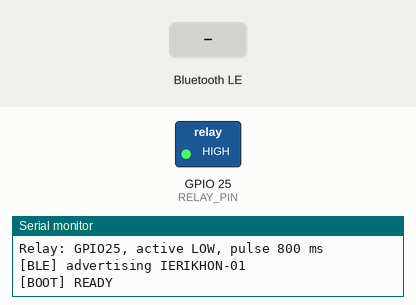
The sketch below on a simulated ESP32. On the bench: switched loads named in the sketch (green lamp = pin HIGH), the last lines printed to the serial monitor. The inputs (shaded band) are chosen by the test bench. Nothing arrives over Bluetooth unless stated; a phone connects over Bluetooth LE 3 s after start.

Above: at 1.3 s.
1.4 s: Bluetooth LE write "PING" received
2.9 s: Bluetooth LE write "STATUS" received
4.4 s: Bluetooth LE write "ARM" received
5.9 s: Bluetooth LE write "START" received
At 6.5 s:
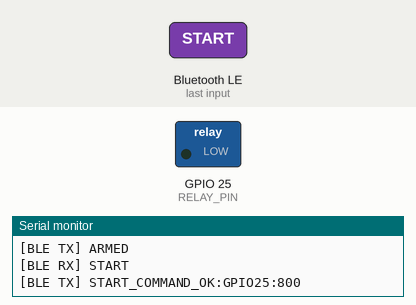
Timing chart, 0 to 8.9 s (numbered marks = the images above; inputs shaded):
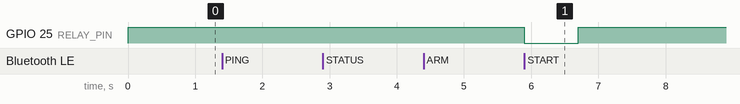

The sketch:

IERIKHON_v1.5.0.ino
```cpp
#include <Arduino.h>
#include <BLEDevice.h>
#include <BLEServer.h>
#include <BLEUtils.h>
#include <BLE2902.h>

static const char* FW_VERSION = "1.5.0";
static const char* DEVICE_NAME = "IERIKHON-01";
static const char* SERVICE_UUID = "6f4f0001-8f3a-4d7a-9c12-4a494552494b";
static const char* COMMAND_UUID = "6f4f0002-8f3a-4d7a-9c12-4a494552494b";

static const uint8_t RELAY_PIN = 25;
static const uint8_t RELAY_ON = LOW;
static const uint8_t RELAY_OFF = HIGH;

static const uint32_t ARM_WINDOW_MS = 15000;
static const uint32_t RELAY_PULSE_MS = 800;

BLEServer* bleServer = nullptr;
BLECharacteristic* commandCharacteristic = nullptr;

volatile bool clientConnected = false;
bool armed = false;
bool relayActive = false;
uint32_t armedUntil = 0;
uint32_t relayOffAt = 0;

static bool deadlineReached(uint32_t now, uint32_t deadline) {
  return (int32_t)(now - deadline) >= 0;
}

static void relaySafeOff() {
  digitalWrite(RELAY_PIN, RELAY_OFF);
  relayActive = false;
}

static void reply(const String& text) {
  Serial.print("[BLE TX] ");
  Serial.println(text);
  if (!commandCharacteristic) return;
  commandCharacteristic->setValue(text.c_str());
  if (clientConnected) commandCharacteristic->notify();
}

static void resetSafetyState(bool notifyClient) {
  armed = false;
  armedUntil = 0;
  relaySafeOff();
  if (notifyClient) reply("DISARMED");
}

static void startAdvertising() {
  BLEAdvertising* advertising = BLEDevice::getAdvertising();
  advertising->stop();

  BLEAdvertisementData adv;
  adv.setFlags(0x06);
  adv.setCompleteServices(BLEUUID(SERVICE_UUID));
  advertising->setAdvertisementData(adv);

  BLEAdvertisementData scanResponse;
  scanResponse.setName(DEVICE_NAME);
  advertising->setScanResponseData(scanResponse);

  advertising->setMinPreferred(0x06);
  advertising->setMaxPreferred(0x12);
  advertising->start();

  Serial.println("[BLE] advertising IERIKHON-01");
}

class ServerCallbacks final : public BLEServerCallbacks {
  void onConnect(BLEServer* server) override {
    (void)server;
    clientConnected = true;
    Serial.println("[BLE] client connected");
  }

  void onDisconnect(BLEServer* server) override {
    (void)server;
    clientConnected = false;
    resetSafetyState(false);
    Serial.println("[BLE] client disconnected -> SAFE");
    delay(100);
    startAdvertising();
  }
};

class CommandCallbacks final : public BLECharacteristicCallbacks {
  void onWrite(BLECharacteristic* characteristic) override {
    String cmd(characteristic->getValue().c_str());
    cmd.trim();
    cmd.toUpperCase();

    Serial.print("[BLE RX] ");
    Serial.println(cmd);

    if (cmd == "PING") {
      reply(String("PONG:IERIKHON:") + FW_VERSION);
      return;
    }

    if (cmd == "STATUS") {
      uint32_t now = millis();
      if (armed && deadlineReached(now, armedUntil)) armed = false;

      if (armed) {
        uint32_t leftMs = armedUntil - now;
        reply("STATUS:ARMED:" + String((leftMs + 999) / 1000));
      } else {
        reply("STATUS:SAFE");
      }
      return;
    }

    if (cmd == "ARM") {
      if (relayActive) {
        reply("DENIED:RELAY_BUSY");
        return;
      }
      armed = true;
      armedUntil = millis() + ARM_WINDOW_MS;
      reply("ARMED");
      return;
    }

    if (cmd == "START") {
      uint32_t now = millis();

      if (relayActive) {
        reply("DENIED:RELAY_BUSY");
        return;
      }

      if (!armed) {
        reply("DENIED:NOT_ARMED");
        return;
      }

      if (deadlineReached(now, armedUntil)) {
        armed = false;
        reply("DENIED:ARM_TIMEOUT");
        return;
      }

      armed = false;
      digitalWrite(RELAY_PIN, RELAY_ON);
      relayActive = true;
      relayOffAt = now + RELAY_PULSE_MS;
      reply("START_COMMAND_OK:GPIO25:800");
      return;
    }

    if (cmd == "DISARM" || cmd == "STOP") {
      resetSafetyState(true);
      return;
    }

    reply("DENIED:UNKNOWN_COMMAND");
  }
};

void setup() {
  digitalWrite(RELAY_PIN, RELAY_OFF);
  pinMode(RELAY_PIN, OUTPUT);
  relaySafeOff();

  Serial.begin(115200);
  delay(150);
  Serial.println();
  Serial.println("IERIKHON firmware v1.5.0");
  Serial.println("Relay: GPIO25, active LOW, pulse 800 ms");

  BLEDevice::init(DEVICE_NAME);
  BLEDevice::setMTU(64);
  BLEDevice::setPower(ESP_PWR_LVL_P9);

  bleServer = BLEDevice::createServer();
  bleServer->setCallbacks(new ServerCallbacks());

  BLEService* service = bleServer->createService(SERVICE_UUID);
  commandCharacteristic = service->createCharacteristic(
    COMMAND_UUID,
    BLECharacteristic::PROPERTY_READ |
    BLECharacteristic::PROPERTY_WRITE |
    BLECharacteristic::PROPERTY_WRITE_NR |
    BLECharacteristic::PROPERTY_NOTIFY
  );

  commandCharacteristic->setCallbacks(new CommandCallbacks());
  commandCharacteristic->addDescriptor(new BLE2902());
  commandCharacteristic->setValue("BOOT:IERIKHON:1.5.0:GPIO25");

  service->start();
  startAdvertising();
  Serial.println("[BOOT] READY");
}

void loop() {
  uint32_t now = millis();

  if (armed && deadlineReached(now, armedUntil)) {
    armed = false;
    reply("ARM_TIMEOUT");
  }

  if (relayActive && deadlineReached(now, relayOffAt)) {
    relaySafeOff();
    reply("RELAY_OFF:GPIO25");
  }

  delay(5);
}
```

Measured:
- after the input at 5.9 s, GPIO 25 (RELAY_PIN): HIGH → LOW at once, → HIGH 0.80 s later
